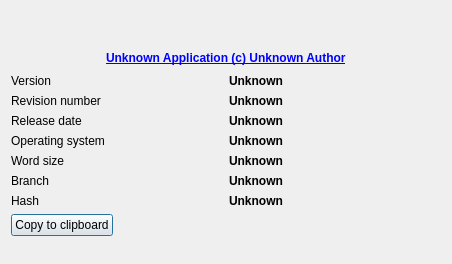
     <widget class="QWidget" name="tab_about">
      <attribute name="title">
       <string>About</string>
      </attribute>
      <layout class="QVBoxLayout" name="verticalLayout">
       <item>
        <widget class="QLabel" name="labelSplashPicture">
         <property name="text">
          <string/>
         </property>
         <property name="pixmap">
          <pixmap resource="Icons/resource.qrc">:/icons/freecadsplash.png</pixmap>
         </property>
         <property name="alignment">
          <set>Qt::AlignCenter</set>
         </property>
        </widget>
       </item>
       <item>
        <spacer name="spacer">
         <property name="orientation">
          <enum>Qt::Vertical</enum>
         </property>
         <property name="sizeHint" stdset="0">
          <size>
           <width>430</width>
           <height>17</height>
          </size>
         </property>
        </spacer>
       </item>
       <item>
        <layout class="QVBoxLayout" name="boxInfo">
         <property name="spacing">
          <number>6</number>
         </property>
         <property name="margin">
          <number>0</number>
         </property>
         <item>
          <layout class="QHBoxLayout" name="boxAuthor">
           <property name="spacing">
            <number>6</number>
           </property>
           <property name="margin">
            <number>0</number>
           </property>
           <item>
            <spacer>
             <property name="orientation">
              <enum>Qt::Horizontal</enum>
             </property>
             <property name="sizeHint" stdset="0">
              <size>
               <width>31</width>
               <height>20</height>
              </size>
             </property>
            </spacer>
           </item>
           <item>
            <widget class="Gui::UrlLabel" name="labelAuthor">
             <property name="text">
              <string notr="true">&lt;html&gt;&lt;head/&gt;&lt;body&gt;&lt;p&gt;&lt;span style=&quot; font-family: MS Shell Dlg 2; font-weight:600; text-decoration: underline; color:#0000ff;&quot;&gt; Unknown Application (c) Unknown Author&lt;/span&gt;&lt;/p&gt;&lt;/body&gt;&lt;/html&gt;</string>
             </property>
            </widget>
           </item>
           <item>
            <spacer>
             <property name="orientation">
              <enum>Qt::Horizontal</enum>
             </property>
             <property name="sizeHint" stdset="0">
              <size>
               <width>31</width>
               <height>20</height>
              </size>
             </property>
            </spacer>
           </item>
          </layout>
         </item>
         <item>
          <layout class="QGridLayout" name="boxVersion" rowstretch="0,0,0,0,0,0,0">
           <property name="margin">
            <number>0</number>
           </property>
           <property name="spacing">
            <number>6</number>
           </property>
           <item row="6" column="1">
            <widget class="QLabel" name="labelBuildHash">
             <property name="text">
              <string notr="true">&lt;html&gt;&lt;head/&gt;&lt;body&gt;&lt;p&gt;&lt;span style=&quot; font-family: MS Shell Dlg 2; font-weight:600;&quot;&gt;Unknown&lt;/span&gt;&lt;/p&gt;&lt;/body&gt;&lt;/html&gt;</string>
             </property>
            </widget>
           </item>
           <item row="3" column="0">
            <widget class="QLabel" name="labelOS">
             <property name="text">
              <string>Operating system</string>
             </property>
            </widget>
           </item>
           <item row="4" column="0">
            <widget class="QLabel" name="labelPlatform">
             <property name="text">
              <string>Word size</string>
             </property>
            </widget>
           </item>
           <item row="4" column="1">
            <widget class="QLabel" name="labelBuildPlatform">
             <property name="text">
              <string notr="true">&lt;html&gt;&lt;head/&gt;&lt;body&gt;&lt;p&gt;&lt;span style=&quot; font-family: MS Shell Dlg 2; font-weight:600;&quot;&gt;Unknown&lt;/span&gt;&lt;/p&gt;&lt;/body&gt;&lt;/html&gt;</string>
             </property>
            </widget>
           </item>
           <item row="2" column="0">
            <widget class="QLabel" name="labelDate">
             <property name="text">
              <string>Release date</string>
             </property>
            </widget>
           </item>
           <item row="3" column="1">
            <widget class="QLabel" name="labelBuildOS">
             <property name="text">
              <string notr="true">&lt;html&gt;&lt;head/&gt;&lt;body&gt;&lt;p&gt;&lt;span style=&quot; font-family: MS Shell Dlg 2; font-weight:600;&quot;&gt;Unknown&lt;/span&gt;&lt;/p&gt;&lt;/body&gt;&lt;/html&gt;</string>
             </property>
            </widget>
           </item>
           <item row="1" column="1">
            <widget class="QLabel" name="labelBuildRevision">
             <property name="text">
              <string notr="true">&lt;html&gt;&lt;head/&gt;&lt;body&gt;&lt;p&gt;&lt;span style=&quot; font-family: MS Shell Dlg 2; font-weight:600;&quot;&gt;Unknown&lt;/span&gt;&lt;/p&gt;&lt;/body&gt;&lt;/html&gt;</string>
             </property>
            </widget>
           </item>
           <item row="2" column="1">
            <widget class="QLabel" name="labelBuildDate">
             <property name="text">
              <string notr="true">&lt;html&gt;&lt;head/&gt;&lt;body&gt;&lt;p&gt;&lt;span style=&quot; font-family: MS Shell Dlg 2; font-weight:600;&quot;&gt;Unknown&lt;/span&gt;&lt;/p&gt;&lt;/body&gt;&lt;/html&gt;</string>
             </property>
            </widget>
           </item>
           <item row="1" column="0">
            <widget class="QLabel" name="labelRevision">
             <property name="text">
              <string>Revision number</string>
             </property>
            </widget>
           </item>
           <item row="0" column="1">
            <widget class="QLabel" name="labelBuildVersion">
             <property name="text">
              <string notr="true">&lt;html&gt;&lt;head/&gt;&lt;body&gt;&lt;p&gt;&lt;span style=&quot; font-family: MS Shell Dlg 2; font-weight:600;&quot;&gt;Unknown&lt;/span&gt;&lt;/p&gt;&lt;/body&gt;&lt;/html&gt;</string>
             </property>
            </widget>
           </item>
           <item row="0" column="0">
            <widget class="QLabel" name="labelVersion">
             <property name="text">
              <string>Version</string>
             </property>
            </widget>
           </item>
           <item row="5" column="0">
            <widget class="QLabel" name="labelBranch">
             <property name="text">
              <string notr="true">Branch</string>
             </property>
            </widget>
           </item>
           <item row="5" column="1">
            <widget class="QLabel" name="labelBuildBranch">
             <property name="text">
              <string notr="true">&lt;html&gt;&lt;head/&gt;&lt;body&gt;&lt;p&gt;&lt;span style=&quot; font-family: MS Shell Dlg 2; font-weight:600;&quot;&gt;Unknown&lt;/span&gt;&lt;/p&gt;&lt;/body&gt;&lt;/html&gt;</string>
             </property>
            </widget>
           </item>
           <item row="6" column="0">
            <widget class="QLabel" name="labelHash">
             <property name="text">
              <string notr="true">Hash</string>
             </property>
            </widget>
           </item>
          </layout>
         </item>
        </layout>
       </item>
       <item>
        <layout class="QHBoxLayout" name="horizontalLayout">
         <item>
          <widget class="QPushButton" name="copyButton">
           <property name="text">
            <string>Copy to clipboard</string>
           </property>
           <property name="default">
            <bool>true</bool>
           </property>
          </widget>
         </item>
         <item>
          <spacer name="horizontalSpacer">
           <property name="orientation">
            <enum>Qt::Horizontal</enum>
           </property>
           <property name="sizeHint" stdset="0">
            <size>
             <width>40</width>
             <height>20</height>
            </size>
           </property>
          </spacer>
         </item>
        </layout>
       </item>
       <item>
        <spacer name="spacer_4">
         <property name="orientation">
          <enum>Qt::Vertical</enum>
         </property>
         <property name="sizeHint" stdset="0">
          <size>
           <width>430</width>
           <height>17</height>
          </size>
         </property>
        </spacer>
       </item>
      </layout>
     </widget>
